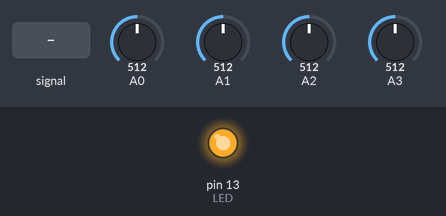
A sketch run on a simulated Arduino Uno, built with avr-gcc and run on an emulated ATmega328P. Shown: output pins drawn as LEDs (lit = HIGH). Inputs (shaded band) come from the test bench; at power-on: A0 = 512, A1 = 512, A2 = 512, A3 = 512. Pins used as bus, display or sensor lines are not drawn; what the sketch prints to the serial monitor is not drawn.

Above: at 1.2 s.
1.3 s: A0 fed a 200 Hz sine of ±255 counts around its level
3.1 s: A0 set to 716
4.6 s: A1 set to 716
6.1 s: A2 set to 716
7.6 s: A3 set to 716
Timing chart, 0 to 10.1 s (numbered marks = the images above; inputs shaded):
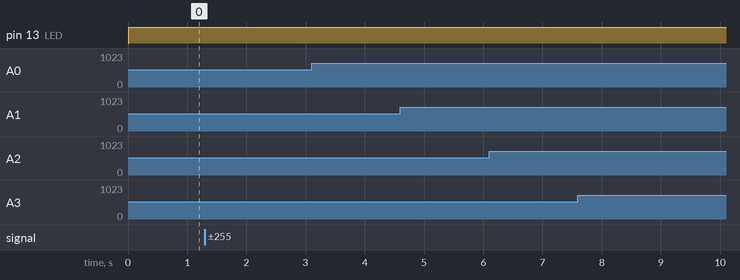

The sketch:

vintage_toy_synth_keyscan_code.ino
```cpp
//Toy Piano Synth Code, for front velostat switches only using multiplexers for the first and last 8 keys, with dedicated inputs for the middle two keys.
//TODO: improve this description
//*/

//TODO: document and DEFINE the inputs and outputs we are using for this code

//FIXME: some keys/sensors don't work as well as others - sensitivity is bad and can't reach high pressure values.
//If I can't fix these in the hardware, add fixes in the software (e.g. have upper limit pressure values for each key).

//REMEMBER THAT ANY SERIAL DEBUGGING HERE MAY SCREW UP THE SERIAL COMMS TO THE BBB!

//========================================================================================

//Number of keys on the piano
const int NUM_OF_KEYS = 18;

//MIDI channel we want to use
const int midiChan = 0;

//=======================================================================================

int INIT_PHASE_TIME = 10;

int PRESSURE_OFFSET = 100;

//Variables for storing certain values
int triggerVal[NUM_OF_KEYS] = {0};
bool noteIsOn[NUM_OF_KEYS] = {false};

unsigned long triggerTime[NUM_OF_KEYS] = {0};
int triggerInitVal[NUM_OF_KEYS] = {0};
bool inInitPhase[NUM_OF_KEYS] = {false};
byte prevPressureVal[NUM_OF_KEYS] = {0};

bool testLedState = false;

//array that holds the max analogue values they each sensor key can reach
const int maxSensorVals[NUM_OF_KEYS] =
{
  530, //0
  630, //1
  570, //2
  670, //3
  680, //4
  560, //5
  629, //6
  650, //7
  640, //8
  630, //9
  580, //10
  630, //11
  570, //12
  610, //13
  580, //14
  270, //15
  650, //16
  590 //17
};

void setup()
{
  //For sending MIDI messages to BBB.
  //We don't need to use the MIDI baud rate (31250) here, as we're sending the messages to a general
  //serial output rather than a MIDI-specific output.
  Serial.begin(38400);

  pinMode(2, OUTPUT);    // mux1 s0
  pinMode(3, OUTPUT);    // mux1 s1
  pinMode(4, OUTPUT);    // mux1 s2

  pinMode(5, OUTPUT);    // mux2 s0
  pinMode(6, OUTPUT);    // mux2 s1
  pinMode(7, OUTPUT);    // mux2 s2

  pinMode(13, OUTPUT);    // LED
}

void loop()
{
  //repeat the below code for each input/key
  for (int count; count < NUM_OF_KEYS; count++)
  {
    triggerVal[count] = 0;

    //==========================================
    //==========================================
    //==========================================
    //Read input
    //FIXME: this code could be tidier

    if (count < 8)
    {
      //select the bit/input
      int r0 = bitRead (count, 0);
      int r1 = bitRead (count, 1);
      int r2 = bitRead (count, 2);
      digitalWrite (2, r0);
      digitalWrite (3, r1);
      digitalWrite (4, r2);

      //read the input value
      triggerVal[count] = analogRead(A0);
    }

    else if (count == 8)
    {
      triggerVal[count] = analogRead(A1);
    }

    else if (count == 9)
    {
      triggerVal[count] = analogRead(A2);
    }

    else if (count > 9)
    {
      //select the bit/input

      int mux_input = count - 10;

      int r0 = bitRead (mux_input, 0);
      int r1 = bitRead (mux_input, 1);
      int r2 = bitRead (mux_input, 2);
      digitalWrite (5, r0);
      digitalWrite (6, r1);
      digitalWrite (7, r2);

      //read the input value
      triggerVal[count] = analogRead(A3);
    }

    //    if (triggerVal[count] > 0)
    //    {
    //      Serial.print(count);
    //      Serial.print(": ");
    //      Serial.println(triggerVal[count]);
    //    }

    //==========================================
    //==========================================
    //==========================================
    //Process input

    //==========================================
    //Initial press stuff (for working out velocity)

    //========================
    //if we've got the initial press of a key
    if (triggerVal[count] > 0 && inInitPhase[count] == false && noteIsOn[count] == false)
    {
      //stored the current time
      triggerTime[count] = millis();

      triggerInitVal[count] = 0;
      inInitPhase[count] = true;
    }

    //========================
    //if we're still holding down a key within the initial phase
    else if (triggerVal[count] > 0 && inInitPhase[count] == true && millis() < (triggerTime[count] + INIT_PHASE_TIME) && noteIsOn[count] == false)
    {
      //if the current val is higher than the current init val
      if (triggerVal[count] > triggerInitVal[count])
      {
        //store the current val
        triggerInitVal[count] = triggerVal[count];
      }
    }

    //========================
    //if a key is released before the initial phase is over
    else if (triggerVal[count] == 0 && inInitPhase[count] == true && noteIsOn[count] == false)
    {
      //reset inInitPhase
      inInitPhase[count] == false;
      triggerInitVal[count] = 0;
    }

    //==========================================
    //Process note-on's and note-off's

    //========================
    //if in the initial phase and current time is +INIT_PHASE_TIME of the initial trigger time
    else if (triggerVal[count] > 0 && inInitPhase[count] == true && millis() >= (triggerTime[count] + INIT_PHASE_TIME) && noteIsOn[count] == false)
    {
      //Work out a velocity value based on the init val...

      //Serial.print("Init val: ");
      //Serial.println(triggerInitVal[count]);

      //use two-thirds of the max sensor value as the top velocity value, as it seems to work well.
      int velocity = (127.0 * (float)triggerInitVal[count]) / (((float)maxSensorVals[count] / 3.0));

      if (velocity > 127)
      {
        velocity = 127;
      }

      inInitPhase[count] = false;

      if (velocity > 0)
      {
        //Send MIDI note-on message
        SendMidiMessage (0x90 + midiChan, count, velocity);

        //flag that the note is on
        noteIsOn[count] = true;

        //test feedback
        digitalWrite (13, HIGH);

      } //if (velocity > 0)

    }

    //========================
    //if the note is currently on and we get a key release
    else if (triggerVal[count] == 0 && noteIsOn[count] == true)
    {
      //Send MIDI note-on message
      SendMidiMessage (0x80 + midiChan, count, 0);

      noteIsOn[count] = false;

      //test feedback
      digitalWrite (13, LOW);
    }

    //Process poly pressure

    //========================
    //If we've got a key/pressure value of above the init input val whilst the note is on
    else if (triggerVal[count] >= (triggerInitVal[count] + PRESSURE_OFFSET) && triggerInitVal[count] != 0 && noteIsOn[count] == true)
    {
      //Work out pressure value based on the difference between the current val and the init val...
      //FIXME: this algorithm only really works for light presses.
      //If a heavy press, we don't want so much offset - implement an equation for this.

      //FIXME: make sure a pressure value of 0 is sent on key release if needed

      int init_pressure = triggerInitVal[count] + PRESSURE_OFFSET;

      int pressure = (((127.0 - 0) * (triggerVal[count] - init_pressure)) / ((float)maxSensorVals[count] - init_pressure)) + 0;

      if (pressure > 127)
      {
        pressure = 127;
        //Serial.print("Pressure: ");
        //Serial.println(pressure);
      }
      else if (pressure < 0)
      {
        pressure = 0;
        //Serial.print("Pressure: ");
        //Serial.println(pressure);
      }
      else
      {
        //Serial.print("Pressure: ");
        //Serial.println(pressure);
      }

      //if we have a new pressure value for this key
      if (pressure != prevPressureVal[count])
      {
        //Send MIDI poly aftertouch message...
        SendMidiMessage (0xA0 + midiChan, count, pressure);

        //store the pressure value
        prevPressureVal[count] = pressure;
      }

    }

    //==========================================

  } //for (int count; count < NUM_OF_KEYS; count++)

}


void SendMidiMessage (int cmd_byte, int data_byte_1, int data_byte_2)
{
  byte buf[3] = {cmd_byte, data_byte_1, data_byte_2};

  Serial.write (buf, 3);

  //  Serial.print(buf[0]);
  //  Serial.print(" ");
  //  Serial.print(buf[1]);
  //  Serial.print(" ");
  //  Serial.println(buf[2]);
}
```

Measured:
- after the input at 1.3 s, every drawn part: stays the same
- after the input at 3.1 s, every drawn part: stays the same
- after the input at 4.6 s, every drawn part: stays the same
- after the input at 6.1 s, every drawn part: stays the same
- after the input at 7.6 s, every drawn part: stays the same
